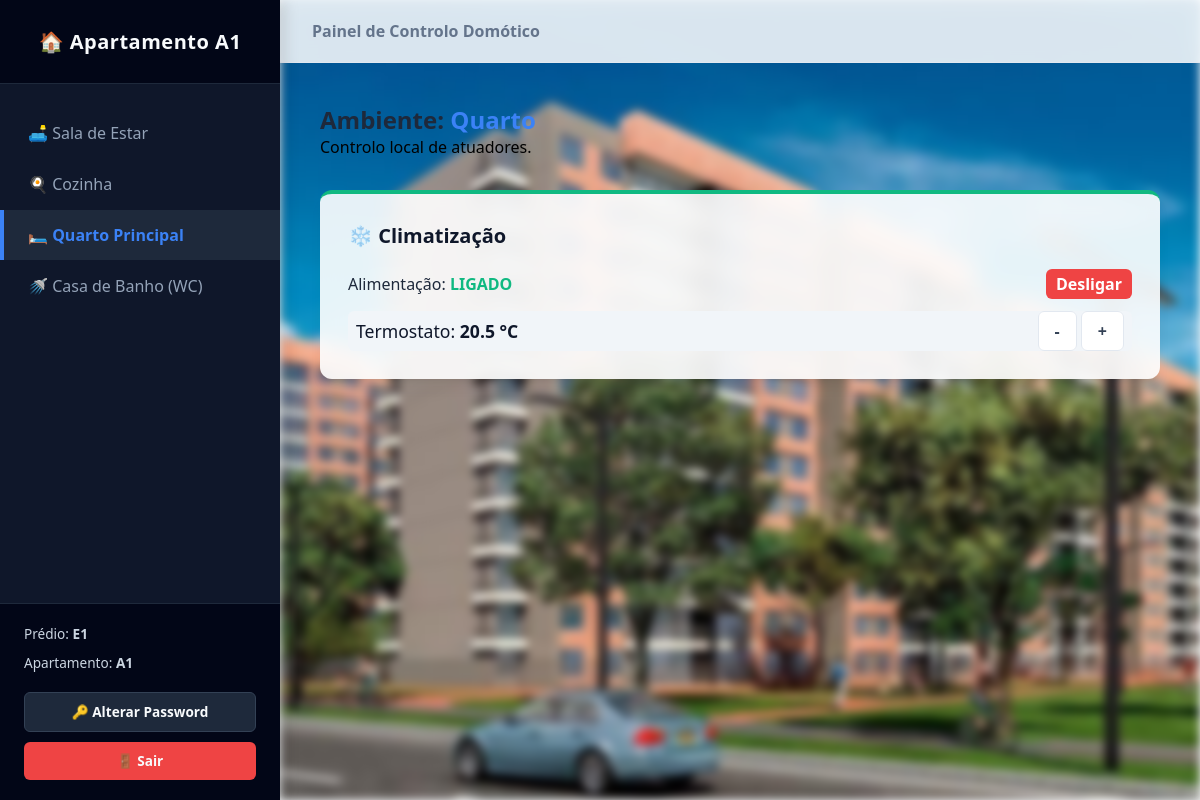
The page /dashboard_clt.php?divisao=Quarto (signed in) on the database its author committed.
### tables this page shows
CREATE TABLE equipamentos_iot (
    id_equipamento INTEGER PRIMARY KEY AUTOINCREMENT,
    tipo TEXT NOT NULL,          -- 'Iluminação', 'Climatização', 'Estores', 'Forno', etc.
    estado TEXT DEFAULT 'OFF',   
    id_edificio TEXT NOT NULL,   
    id_apartamento TEXT NOT NULL,
    divisao TEXT NOT NULL        -- 'Sala', 'Cozinha', 'Quarto', 'WC'
);

### dashboard_clt.php (the view, shortened to what this page needs)
<?php
$db = new SQLite3('database.db');
$user_id = $_SESSION['user_id'];
$user_tipo = $_SESSION['user_tipo'];
if (($user_tipo === 'AG' || $user_tipo === 'AL') && isset($_GET['simular_apt']) && isset($_GET['simular_edf'])) {
    $meu_edificio = strtoupper(trim($_GET['simular_edf']));
    $meu_apartamento = strtoupper(trim($_GET['simular_apt']));
    if ($user_tipo === 'AL') {
        preg_match('/^(E\d+)/i', $user_id, $matches_al);
        $edificio_al = isset($matches_al[1]) ? strtoupper($matches_al[1]) : '';
        if ($meu_edificio !== $edificio_al) {
            header("Location: dashboard_al.php");
            exit();
        }
    }
    $modo_simulacao = true;
} else {
    $modo_simulacao = false;
    preg_match('/^(E\d+)(A\d+)/i', $user_id, $matches);
    $meu_edificio = isset($matches[1]) ? strtoupper($matches[1]) : 'E1';
    $meu_apartamento = isset($matches[2]) ? strtoupper($matches[2]) : 'A1';
}
$divisao_ativa = isset($_GET['divisao']) ? $_GET['divisao'] : 'Sala';
$stmt_dispositivos = $db->prepare("SELECT * FROM equipamentos_iot WHERE id_edificio = :edf AND id_apartamento = :apt AND divisao = :div");
$stmt_dispositivos->bindValue(':edf', $meu_edificio, SQLITE3_TEXT);
$stmt_dispositivos->bindValue(':apt', $meu_apartamento, SQLITE3_TEXT);
$stmt_dispositivos->bindValue(':div', $divisao_ativa, SQLITE3_TEXT);
$res_dispositivos = $stmt_dispositivos->execute();
?>
<!DOCTYPE html>
<html lang="pt">
<head>
    <link rel="stylesheet" href="css/styles.css?v=1.2">
</head>
<body>
    <div class="app-wrapper">
        <?php
            $url_base = "dashboard_clt.php?divisao=X";
        ?>
        <aside class="sidebar">
            <div>
                <div class="sidebar-header">🏠 Apartamento <?php echo $meu_apartamento; ?></div>
                <ul class="sidebar-menu">
                    <li class="sidebar-item <?php echo ($divisao_ativa === 'Sala') ? 'active' : ''; ?>">
                        <a href="<?php echo str_replace('X', 'Sala', $url_base); ?>">🛋️ Sala de Estar</a>
                    </li>
                    <li class="sidebar-item <?php echo ($divisao_ativa === 'Cozinha') ? 'active' : ''; ?>">
                        <a href="<?php echo str_replace('X', 'Cozinha', $url_base); ?>">🍳 Cozinha</a>
                    </li>
                    <li class="sidebar-item <?php echo ($divisao_ativa === 'Quarto') ? 'active' : ''; ?>">
                        <a href="<?php echo str_replace('X', 'Quarto', $url_base); ?>">🛏️ Quarto Principal</a>
                    </li>
                    <li class="sidebar-item <?php echo ($divisao_ativa === 'WC') ? 'active' : ''; ?>">
                        <a href="<?php echo str_replace('X', 'WC', $url_base); ?>">🚿 Casa de Banho (WC)</a>
                    </li>
                </ul>
            </div>
            <div class="sidebar-footer">
                <div>Prédio: <strong><?php echo $meu_edificio; ?></strong></div>
                <div>Apartamento: <strong><?php echo $meu_apartamento; ?></strong></div>
                <?php if (!$modo_simulacao): ?>
                    <a href="alterar_password.php" class="btn-sidebar-action" style="margin-top:10px;">🔑 Alterar Password</a>
                <?php endif; ?>
                <a href="index.html" class="btn-sidebar-action btn-sidebar-logout">🚪 Sair</a>
            </div>
        </aside>
        <div class="main-content">
            <header class="top-bar">
                <div>
                    <?php if ($modo_simulacao): ?>
                        <a href="dashboard_al.php?edificio=<?php echo $meu_edificio; ?>" class="btn-action">← Voltar ao Edifício</a>
                    <?php else: ?>
                        <span style="color:#64748b; font-weight:600;">Painel de Controlo Domótico</span>
                    <?php endif; ?>
                </div>
            </header>
            <main class="container">
                <h2>Ambiente: <span style="color:#3b82f6;"><?php echo $divisao_ativa; ?></span></h2>
                <p style="color:#010101; margin-bottom: 2rem;">Controlo local de atuadores.</p>
                <div class="grid-layout">
                    <?php
                    while($row = $res_dispositivos->fetchArray(SQLITE3_ASSOC)):
                        $id = $row['id_equipamento']; $estado = $row['estado']; $tipo = $row['tipo'];
                        $is_on = (strpos($estado, 'ON') !== false);
                        $url_acao = "dashboard_clt.php?divisao=$divisao_ativa&id_iot=$id&";
                    ?>
                        <div class="card" style="border-top-color: <?php echo $is_on ? '#10b981' : '#ef4444'; ?>;">
                            <h4 class="card-title">
                                <?php echo ($tipo === 'Iluminação') ? '💡 Iluminação' : (($tipo === 'Climatização') ? '❄️ Climatização' : (($tipo === 'Estores') ? '🪟 Estores' : '🔌 ' . $tipo)); ?>
                            </h4>
                            <div style="display:flex; flex-direction:column; gap:12px; margin-top:1rem;">
                                <?php if ($tipo === 'Climatização' || $tipo === 'Piso Radiante'): ?>
                                    <div style="display:flex; justify-content:space-between; align-items:center;">
                                        <span>Alimentação: <strong style="color:<?php echo $is_on ? '#10b981':'#ef4444';?>;"><?php echo $is_on ? 'LIGADO':'DESLIGADO';?></strong></span>
                                        <a href="<?php echo $url_acao; ?>acao=alternar&estado_atual=<?php echo $estado; ?>" class="btn-action" style="background:<?php echo $is_on ? '#ef4444':'#10b981';?>; color:white; padding: 4px 10px; text-decoration:none; border:none;">
                                            <?php echo $is_on ? 'Desligar':'Ligar'; ?>
                                        </a>
                                    </div>
                                    <?php if($is_on):
                                        preg_match('/\d+(\.\d+)?/', $estado, $num);
                                        $graus = isset($num[0]) ? $num[0] : '20';
                                    ?>
                                        <div style="display:flex; justify-content:space-between; align-items:center; background:#f1f5f9; padding:8px; border-radius:6px;">
                                            <span style="font-size:1.1rem; color:#0f172a;">Termostato: <strong><?php echo $graus; ?> °C</strong></span>
                                            <div>
                                                <a href="<?php echo $url_acao; ?>acao=descer_temp&estado_atual=<?php echo $estado; ?>" class="btn-action" style="text-decoration:none; font-weight:bold;">-</a>
                                                <a href="<?php echo $url_acao; ?>acao=subir_temp&estado_atual=<?php echo $estado; ?>" class="btn-action" style="text-decoration:none; font-weight:bold;">+</a>
                                            </div>
                                        </div>
                                    <?php endif; ?>
                                <?php endif; ?>
                            </div>
                        </div>
                    <?php endwhile; ?>
                </div>
            </main>
        </div>
    </div>
</body>
</html>

### css/styles.css (style rules this page uses)
* { margin: 0; padding: 0; box-sizing: border-box; font-family: 'Segoe UI', system-ui, -apple-system, sans-serif; }
body { background: #f1f5f9; color: #1e293b; min-height: 100vh; display: flex; }
.app-wrapper { display: flex; min-height: 100vh; width: 100%; }
.sidebar { width: 280px; background-color: #0f172a; color: #f8fafc; display: flex; flex-direction: column; justify-content: space-between; flex-shrink: 0; box-shadow: 4px 0 15px rgba(0, 0, 0, 0.15); z-index: 10; }
.sidebar-header { padding: 1.75rem 1.5rem; background-color: #020617; font-size: 1.25rem; font-weight: 700; border-bottom: 1px solid #1e293b; text-align: center; letter-spacing: 0.5px; }
.sidebar-menu { list-style: none; padding: 1.5rem 0; flex: 1; }
.sidebar-item a { display: flex; align-items: center; gap: 12px; padding: 0.9rem 1.5rem; color: #94a3b8; text-decoration: none; font-weight: 500; border-left: 4px solid transparent; transition: all 0.2s ease; }
.sidebar-item.active a { background-color: #1e293b; color: #3b82f6; border-left-color: #3b82f6; font-weight: 600; }
.sidebar-footer { padding: 1.25rem 1.5rem; border-top: 1px solid #1e293b; background-color: #020617; font-size: 0.85rem; color: #cbd5e1; display: flex; flex-direction: column; gap: 10px; }
.btn-sidebar-action { display: block; text-align: center; padding: 0.6rem; background: #1e293b; color: #f8fafc; text-decoration: none; border-radius: 6px; font-weight: 600; font-size: 0.85rem; transition: background 0.2s; border: 1px solid #334155; }
.btn-sidebar-logout { background: #ef4444; border: none; }
.main-content { flex: 1; display: flex; flex-direction: column; position: relative; background-color: #f8fafc; }
.main-content::before { content: ""; position: absolute; top: 0; left: 0; width: 100%; height: 100%; background-image: url('../images/fundo.jpg'); background-size: cover; background-position: center; background-repeat: no-repeat; filter: blur(5px); pointer-events: none; z-index: 1; }
.top-bar { background-color: rgba(255, 255, 255, 0.85); backdrop-filter: blur(8px); padding: 1.25rem 2rem; display: flex; justify-content: space-between; align-items: center; border-bottom: 1px solid #e2e8f0; z-index: 5; }
.container { padding: 2.5rem; flex: 1; max-width: 1400px; margin: 0 auto; width: 100%; position: relative; z-index: 5; }
.grid-layout { display: flex; flex-wrap: wrap; gap: 1.75rem; margin-top: 1.5rem; }
.card { background: rgba(255, 255, 255, 0.9); backdrop-filter: blur(10px); padding: 1.75rem; border-radius: 12px; border-top: 4px solid #3b82f6; box-shadow: 0 10px 15px -3px rgba(0, 0, 0, 0.05), 0 4px 6px -2px rgba(0, 0, 0, 0.05); flex: 1 1 calc(33.333% - 1.75rem); min-width: 320px; }
.card-title { font-size: 1.25rem; font-weight: 700; margin-bottom: 1.25rem; color: #0f172a; display: flex; align-items: center; gap: 8px; }
.btn-action { padding: 0.5rem 1rem; border: 1px solid #e2e8f0; background: #ffffff; color: #334155; font-weight: 600; border-radius: 6px; text-decoration: none; transition: all 0.2s; }

### rows shown on the page
equipamentos_iot: tipo "❄️ Climatização", estado "LIGADO", graus "20.5"

### other values the page prints
$meu_apartamento "A1"
$meu_edificio "E1"
$divisao_ativa "Quarto"
